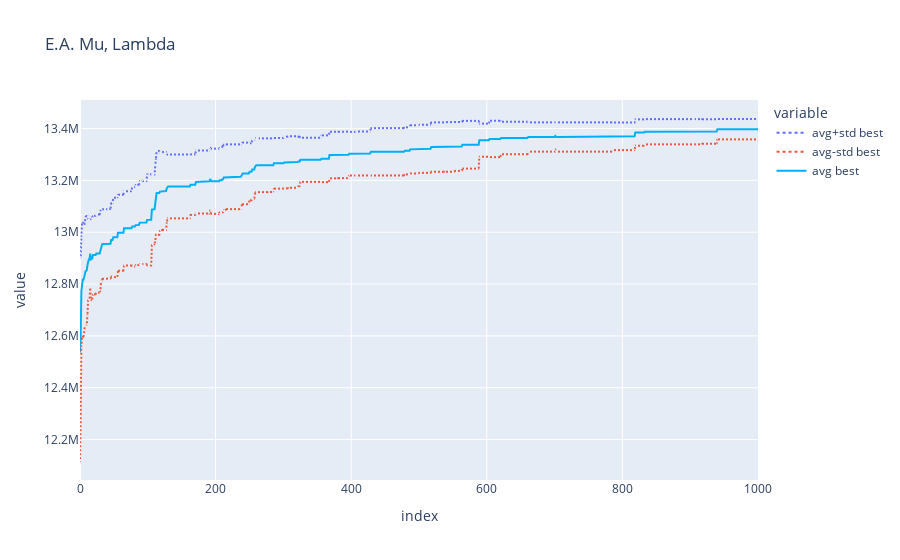

Notebook code for this chart:
### Code cell
plot_bests(logs3, 'E.A. Mu, Lambda')
print_hof(hof3)

### Figure 1 — Plotly figure (JSON) as saved in the notebook; plotly's stock layout.template omitted (floating-point values rounded to 4 significant figures; data arrays with more than 128 entries replaced by an {"elided": "..."} marker saying what was removed)
{"data": [{"hovertemplate": "variable=avg+std best<br>index=%{x}<br>value=%{y}<extra></extra>", "legendgroup": "avg+std best", "line": {"color": "#636efa", "dash": "dot"}, "mode": "lines", "name": "avg+std best", "showlegend": true, "type": "scattergl", "x": {"elided": "1001 int values"}, "xaxis": "x", "y": {"elided": "1001 float values"}, "yaxis": "y"}, {"hovertemplate": "variable=avg-std best<br>index=%{x}<br>value=%{y}<extra></extra>", "legendgroup": "avg-std best", "line": {"color": "#EF553B", "dash": "dot"}, "mode": "lines", "name": "avg-std best", "showlegend": true, "type": "scattergl", "x": {"elided": "1001 int values"}, "xaxis": "x", "y": {"elided": "1001 float values"}, "yaxis": "y"}, {"line": {"color": "rgb(0,176,246)"}, "name": "avg best", "type": "scatter", "x": {"elided": "1001 int values"}, "y": {"elided": "1001 float values"}}], "layout": {"legend": {"title": {"text": "variable"}, "tracegroupgap": 0}, "title": {"text": "E.A. Mu, Lambda"}, "xaxis": {"anchor": "y", "domain": [0, 1], "title": {"text": "index"}}, "yaxis": {"anchor": "x", "domain": [0, 1], "title": {"text": "value"}}}}
